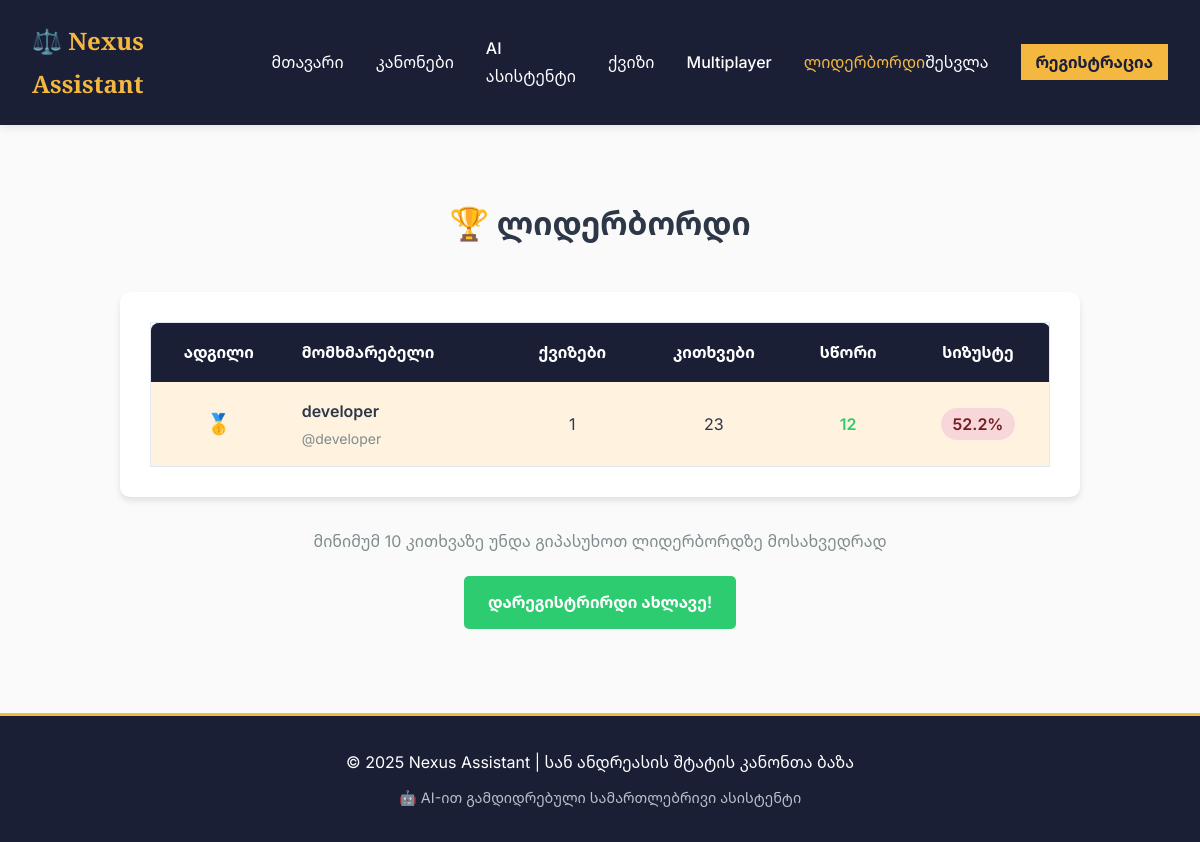
The app's page /leaderboard with its own data.
### tables this page shows
CREATE TABLE users (
                id INTEGER PRIMARY KEY AUTOINCREMENT,
                username TEXT UNIQUE NOT NULL,
                email TEXT UNIQUE,
                password_hash TEXT NOT NULL,
                display_name TEXT,
                created_at TIMESTAMP DEFAULT CURRENT_TIMESTAMP,
                last_login TIMESTAMP,
                is_active INTEGER DEFAULT 1,
                total_quizzes INTEGER DEFAULT 0,
                total_correct INTEGER DEFAULT 0,
                total_questions INTEGER DEFAULT 0
            );

### app.py (the view)
@app.route('/leaderboard')
def leaderboard():
    leaders = user_manager.get_leaderboard(limit=20)
    return render_template('user/leaderboard.html', leaders=leaders)

### user_manager.py (called while the page is built)
    def get_leaderboard(self, limit=10):
        conn = sqlite3.connect(self.db_path)
        cursor = conn.cursor()
        cursor.execute('''
            SELECT username, display_name, total_quizzes, total_correct, total_questions,
                   ROUND(CAST(total_correct AS FLOAT) / total_questions * 100, 1) as accuracy
            FROM users
            WHERE total_questions >= 10
            ORDER BY accuracy DESC, total_questions DESC
            LIMIT ?
        ''', (limit,))
        leaderboard = cursor.fetchall()
        conn.close()
        return [
            {
                'username': row[0],
                'display_name': row[1],
                'total_quizzes': row[2],
                'total_correct': row[3],
                'total_questions': row[4],
                'accuracy': row[5]
            }
            for row in leaderboard
        ]

### templates/user/leaderboard.html (shortened to what this page needs)
{% extends "base.html" %}
{% block content %}
<div style="max-width: 1000px; margin: 50px auto; padding: 20px;">
    <h1 style="text-align: center; margin-bottom: 40px;">🏆 ლიდერბორდი</h1>
    <div style="background: white; padding: 30px; border-radius: 10px; box-shadow: 0 4px 6px rgba(0,0,0,0.1);">
        {% if leaders %}
        <table style="width: 100%; border-collapse: collapse;">
            <thead>
                <tr style="background: linear-gradient(135deg, #667eea 0%, #764ba2 100%); color: white;">
                    <th style="padding: 15px; text-align: center; border-radius: 8px 0 0 0;">ადგილი</th>
                    <th style="padding: 15px; text-align: left;">მომხმარებელი</th>
                    <th style="padding: 15px; text-align: center;">ქვიზები</th>
                    <th style="padding: 15px; text-align: center;">კითხვები</th>
                    <th style="padding: 15px; text-align: center;">სწორი</th>
                    <th style="padding: 15px; text-align: center; border-radius: 0 8px 0 0;">სიზუსტე</th>
                </tr>
            </thead>
            <tbody>
                {% for leader in leaders %}
                <tr style="border-bottom: 1px solid #dee2e6; {% if loop.index <= 3 %}background: #fff3e0;{% endif %}">
                    <td style="padding: 15px; text-align: center; font-weight: bold; font-size: 20px;">
                        {% if loop.index == 1 %}🥇
                        {% elif loop.index == 2 %}🥈
                        {% elif loop.index == 3 %}🥉
                        {% else %}{{ loop.index }}{% endif %}
                    </td>
                    <td style="padding: 15px;">
                        <div style="font-weight: 600; font-size: 16px;">{{ leader.display_name }}</div>
                        <div style="color: #7f8c8d; font-size: 14px;">@{{ leader.username }}</div>
                    </td>
                    <td style="padding: 15px; text-align: center;">{{ leader.total_quizzes }}</td>
                    <td style="padding: 15px; text-align: center;">{{ leader.total_questions }}</td>
                    <td style="padding: 15px; text-align: center; color: #2ecc71; font-weight: 600;">{{ leader.total_correct }}</td>
                    <td style="padding: 15px; text-align: center;">
                        <span style="padding: 6px 12px; border-radius: 20px; font-weight: 600; font-size: 16px;
                                     {% if leader.accuracy >= 90 %}background: #d4edda; color: #155724;
                                     {% elif leader.accuracy >= 80 %}background: #d1ecf1; color: #0c5460;
                                     {% elif leader.accuracy >= 70 %}background: #fff3cd; color: #856404;
                                     {% else %}background: #f8d7da; color: #721c24;{% endif %}">
                            {{ leader.accuracy }}%
                        </span>
                    </td>
                </tr>
                {% endfor %}
            </tbody>
        </table>
        {% else %}
        <div style="text-align: center; padding: 50px; color: #7f8c8d;">
            <p style="font-size: 18px;">ჯერ არ არის მომხმარებლები ლიდერბორდზე</p>
            <p>დაიწყეთ ქვიზის გავლა და გახდით პირველი! 🎯</p>
        </div>
        {% endif %}
    </div>
    <div style="text-align: center; margin-top: 30px;">
        <p style="color: #7f8c8d;">მინიმუმ 10 კითხვაზე უნდა გიპასუხოთ ლიდერბორდზე მოსახვედრად</p>
        {% if session.get('user_id') %}
        <a href="{{ url_for('user_dashboard') }}" style="display: inline-block; margin-top: 20px; padding: 12px 24px; background: #3498db; color: white; text-decoration: none; border-radius: 5px; font-weight: 600;">← თქვენი Dashboard</a>
        {% else %}
        <a href="{{ url_for('user_register') }}" style="display: inline-block; margin-top: 20px; padding: 12px 24px; background: #2ecc71; color: white; text-decoration: none; border-radius: 5px; font-weight: 600;">დარეგისტრირდი ახლავე!</a>
        {% endif %}
    </div>
</div>
{% endblock %}

### static/css/style.css (style rules this page uses)
* { margin: 0; padding: 0; box-sizing: border-box; }
body { font-family: 'Inter', 'Noto Sans Georgian', 'Sylfaen', 'BPG Arial', sans-serif; line-height: 1.8; color: #2d3748; background-color: #fafafa; }
table { width: 100%; background: white; border: 1px solid #e2e8f0; border-collapse: collapse; }
table th { background: #1a1f36; color: white; padding: 1rem; text-align: left; font-weight: 600; }
table td { padding: 1rem; border-bottom: 1px solid #e2e8f0; }

### records on screen
users: display_name "developer", username "developer", total_quizzes "1", total_questions "23", total_correct "12", accuracy "52.2"
